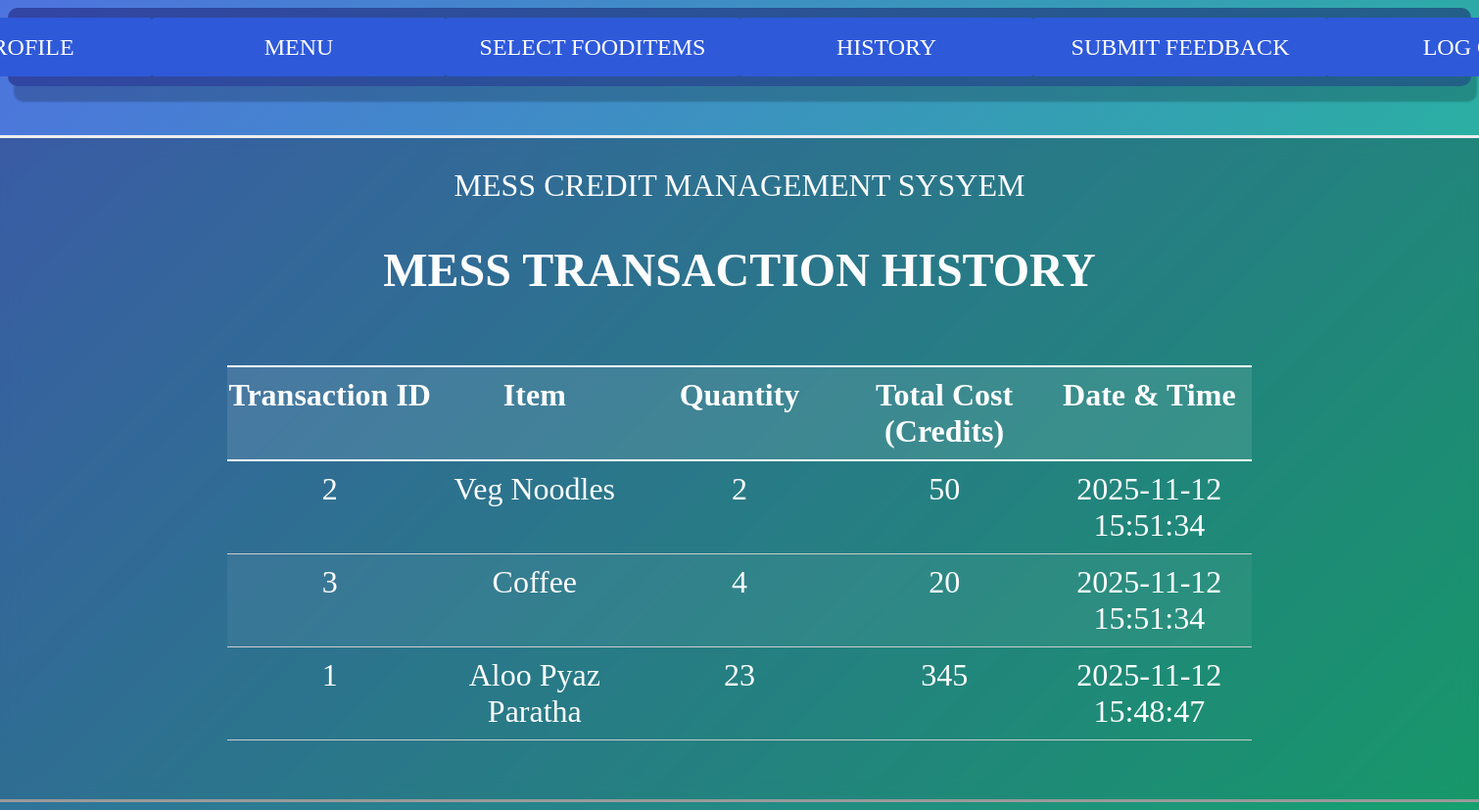
/history (signed in), run on the app's committed database.
### app.py (models this page shows)
class TransactionLog(db.Model): # ⬅️ CRITICAL FOR THE /purchase ROUTE
    __tablename__ = 'TransactionLog'
    txn_id = db.Column(db.Integer, primary_key=True)
    roll_no = db.Column(db.String(50), db.ForeignKey('Student.roll_no'), nullable=False)
    item_id = db.Column(db.Integer, nullable=False)
    quantity = db.Column(db.Integer, nullable=False)
    total_cost = db.Column(db.Integer, nullable=False)
    txn_time = db.Column(db.DateTime, server_default=db.func.now())

class MenuItem(db.Model):
    __tablename__ = 'MenuItem'
    item_id = db.Column(db.Integer, primary_key=True)
    item_name = db.Column(db.String(100), nullable=False)
    cost = db.Column(db.Integer, nullable=False)

### app.py (the view)
@app.route('/history')
def history():
    if 'user_id' not in session:
        flash("Please log in first!", "error")
        return redirect(url_for('student_login'))
    roll_no = session['user_id']
    query=text("""
        SELECT TransactionLog.txn_id,
               MenuItem.item_name,
               TransactionLog.quantity,
               TransactionLog.total_cost,
               TransactionLog.txn_time
        FROM TransactionLog
        JOIN MenuItem ON TransactionLog.item_id = MenuItem.item_id
        WHERE TransactionLog.roll_no = :roll_no
        ORDER BY TransactionLog.txn_time DESC
    """)
    transactions = db.session.execute(query, {'roll_no': roll_no}).fetchall()
    txn_list = []
    for txn in transactions:
        utc_time = txn.txn_time
        if utc_time:
            if isinstance(utc_time, str):
                utc_time = datetime.strptime(utc_time, "%Y-%m-%d %H:%M:%S")
            ist_time = utc_time + timedelta(hours=5, minutes=30)
            formatted_time = ist_time.strftime("%Y-%m-%d %H:%M:%S")
        else:
            formatted_time = "N/A"
        txn_list.append({
            'txn_id': txn.txn_id,
            'item_name': txn.item_name,
            'quantity': txn.quantity,
            'total_cost': txn.total_cost,
            'txn_time': formatted_time
        })
    return render_template('history.html', transactions=txn_list)

### templates/history.html
{% extends 'base.html' %}
{% block body %}
<footer id="dash">
        <a href="{{url_for("profile")}}"><button id="new_button1" class="new_button1 new_but1">MY PROFILE</button></a>
        <a href="{{url_for("menu")}}"><button id="new_button2" class="new_button1 new_but1">MENU</button></a>
        <a href="{{url_for("fooditems")}}"><button id="new_button3" class="new_button1 new_but1">SELECT FOODITEMS</button></a>
        <a href="{{url_for("history")}}"><button id="new_button4" class="new_button1 new_but1">HISTORY</button></a>
        <a href="{{url_for("feedback")}}"><button id="new_button5" class="new_button1 new_but1">SUBMIT FEEDBACK</button></a>
        <form action="{{ url_for('logout') }}" method="get" style="display:inline;">
          <button id="new_button6" class="new_button1">LOG OUT</button>
        </form>
    </footer>
  <div id="card">
  MESS CREDIT MANAGEMENT SYSYEM<br>
    <h2 style="text-align:center;">MESS TRANSACTION HISTORY</h2>
  {% if transactions %}
    <div id="menu-grid1">
      <div class="grid-header1">
          <div>Transaction ID</div>
          <div>Item</div>
          <div>Quantity</div>
          <div>Total Cost (Credits)</div>
          <div>Date & Time</div>
      </div>
      <div id="menu-items1">
        {% for txn in transactions %}
        <div class="menu-row1">
          <div>{{ txn.txn_id }}</div>
          <div>{{ txn.item_name }}</div>
          <div>{{ txn.quantity }}</div>
          <div>{{ txn.total_cost }}</div>
          <div>{{ txn.txn_time }}</div>
        </div>
        {% endfor %}
      </div>
    </div>
  {% else %}
    <p style="text-align:center;">No transactions found yet!</p>
  {% endif %}
</div>
{% endblock %}

### templates/base.html (shortened to what this page needs)
<!DOCTYPE html>
<html lang="en">
<head>
    <link rel="stylesheet" href="{{url_for("static", filename="index.css")}}">
</head>
<body>
    {% block body %}{% endblock %}
</body>
</html>

### static/index.css (style rules this page uses)
body { display:flex; flex-direction:column; justify-content:flex-start; align-items:center; color:#ffffff; font-family:'Times New Roman', Times, serif; min-height: 100vh; background: linear-gradient(135deg, #4e73df, #1cc88a); }
div.menu-row1 { display: grid ; }
#menu-grid1 { width: 70%; margin: 30px auto; border-collapse: collapse; font-size: 32px; }
.grid-header1, .menu-row1 { display: grid; grid-template-columns: 1fr 1fr 1fr 1fr 1fr; padding: 10px 0; text-align: center; border-bottom: 1px solid #ccc; }
.grid-header1 { font-weight: bold; background-color: rgba(255, 255, 255, 0.1); border-top: 2px solid white; border-bottom: 2px solid white; }
.menu-row1:nth-child(even) { background-color: rgba(255, 255, 255, 0.05); }
input,label, button, textarea, select { font-family: inherit; font-size: inherit; }
form { display:flex; flex-direction:column; align-items:center; }
button { color:#ffffff; background-color:#2e59d9; border:none; border-radius:20px; width:500px; height:70px; font-size:2em; }
div { text-align:center; }
footer { width:100%; display:flex; justify-content: center; height:80px; font-size:1.5em; background:rgba(25, 22, 104, 0.5); backdrop-filter:blur(10px); box-shadow: 6px 16px 2px rgba(0,0,0,0.2); border-radius:10px; }
a { color:white; }
.new_button1 { margin-bottom:10px; margin-top:10px; color:#ffffff; background-color:#2e59d9; border:none; border-radius:3px; width:300px; height:60px; font-size:1em; }
#dash { height:80px; padding-top:0px; }
#card { width:100%; background: rgba(10, 10, 10, 0.25); backdrop-filter: blur(10px); margin-top:50px; padding:30px; display:flex; align-items:center; justify-content: flex-start; flex-direction:column; color:#fdfdfd; box-shadow: 6px 16px 2px rgba(0,0,0,0.2); border-radius:10px; font-size:2em; border:outset; }

### data on the page
TransactionLog: txn_id "2", item_name "Veg Noodles", quantity "2", total_cost "50", txn_time "2025-11-12 15:51:34"
TransactionLog: txn_id "3", item_name "Coffee", quantity "4", total_cost "20", txn_time "2025-11-12 15:51:34"
TransactionLog: txn_id "1", item_name "Aloo Pyaz Paratha", quantity "23", total_cost "345", txn_time "2025-11-12 15:48:47"
